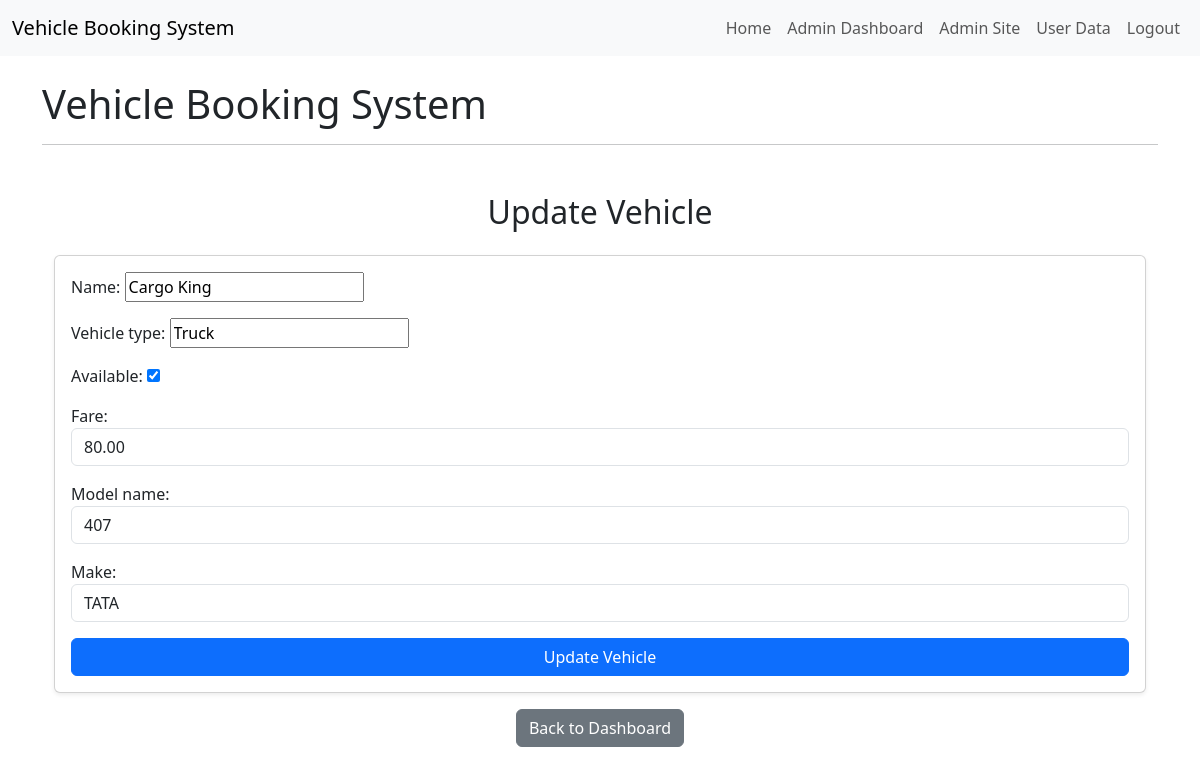
The app's page /dashboard/vehicle/update/6/ (signed in) with its own data.
### vehicles/models.py (models this page shows, shortened)
class Vehicle(models.Model):
    make = models.CharField(max_length=100, blank=True)
    model_name = models.CharField(max_length=100, blank=True)
    available = models.BooleanField(default=True)
    fare = models.DecimalField(max_digits=10, decimal_places=2, default=50.00)
    name = models.CharField(max_length=100)
    vehicle_type = models.CharField(max_length=100)

### vehicles/views.py (the view)
# urls.py: path('dashboard/vehicle/update/<int:vehicle_id>/', views.update_vehicle, name='update_vehicle'),
@user_passes_test(is_admin)
def update_vehicle(request, vehicle_id):
    vehicle = get_object_or_404(Vehicle, id=vehicle_id)
    form = VehicleForm(request.POST or None, instance=vehicle)
    if form.is_valid():
        form.save()
        return redirect('admin_dashboard')
    return render(request, 'vehicles/update_vehicle.html', {'form': form, 'vehicle': vehicle})

### vehicles/forms.py
class VehicleForm(forms.ModelForm):
    class Meta:
        model = Vehicle
        fields = ['name', 'vehicle_type', 'available', 'fare', 'model_name', 'make']
        widgets = {
            'fare': forms.NumberInput(attrs={'class': 'form-control', 'placeholder': 'Enter fare'}),
            'model_name': forms.TextInput(attrs={'class': 'form-control', 'placeholder': 'Enter model name'}),
            'make': forms.TextInput(attrs={'class': 'form-control', 'placeholder': 'Enter make'}),
        }

### vehicles/views.py (called while the page is built)
def is_admin(user):
    return user.is_staff

### templates/vehicles/update_vehicle.html (shortened to what this page needs)
{% extends "vehicles/base.html" %}
{% block content %}
  <div class="container mt-5">
    <h2 class="text-center mb-4">Update Vehicle</h2>
    <div class="card shadow-sm">
      <div class="card-body">
        <form method="post">
          <div class="mb-3">
            {{ form.as_p }}
          </div>
          <button type="submit" class="btn btn-primary w-100">Update Vehicle</button>
        </form>
      </div>
    </div>
    <div class="mt-3 text-center">
      <a href="{% url 'admin_dashboard' %}" class="btn btn-secondary">Back to Dashboard</a>
    </div>
  </div>
{% endblock %}

### records on screen
Vehicle: name "Cargo King", vehicle_type "Truck", available "☑", fare "80.00", model_name "407", make "TATA"
